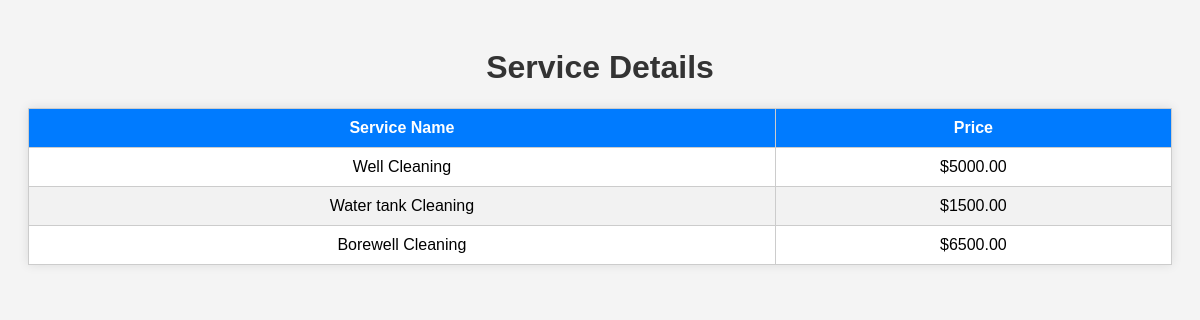
The app's page /service_details.html with its own data.
### watersystemapp/models.py (models this page shows, shortened)
class AddService(models.Model):
    service_id = models.AutoField(primary_key=True)
    name = models.CharField(max_length=255)
    price = models.DecimalField(max_digits=10, decimal_places=2)

### watersystemapp/views.py (the view)
# urls.py: path('service_details.html', views.service_details, name='service_details'),
def service_details(request):
    services = AddService.objects.all()
    return render(request, 'service_details.html', {'services': services})

### templates/service_details.html (shortened to what this page needs)
<!DOCTYPE html>
<html>
<head>
</head>
<body>
    <h1>Service Details</h1>
    <table>
        <thead>
            <tr>
                <th>Service Name</th>
                <th>Price</th>
            </tr>
        </thead>
        <tbody>
            {% for service in services %}
            <tr>
                <td>
                    <span class="service-name">{{ service.name }}</span>
                </td>
                <td>
                    <span class="service-price">${{ service.price }}</span>
                </td>
            </tr>
            {% empty %}
            <tr>
                <td colspan="3">No services available.</td>
            </tr>
            <tr data-service-id="{{ service.service_id }}"></tr>
            {% endfor %}
        </tbody>
    </table>
</body>
</html>

### templates/service_details.html (style rules this page uses)
body { font-family: Arial, sans-serif; background-color: #f4f4f4; text-align: center; padding: 20px; }
h1 { color: #333; }
table { width: 100%; border-collapse: collapse; margin: 20px auto; background-color: #fff; box-shadow: 0px 0px 10px rgba(0, 0, 0, 0.1); }
table th, table td { padding: 10px; border: 1px solid #ccc; }
table th { background-color: #007bff; color: #fff; font-weight: bold; }
table tbody tr:nth-child(even) { background-color: #f2f2f2; }
.service-name, .service-price { display: inline-block; }

### records on screen
AddService: name "Well Cleaning", price "5000.00"
AddService: name "Water tank Cleaning", price "1500.00"
AddService: name "Borewell Cleaning", price "6500.00"
